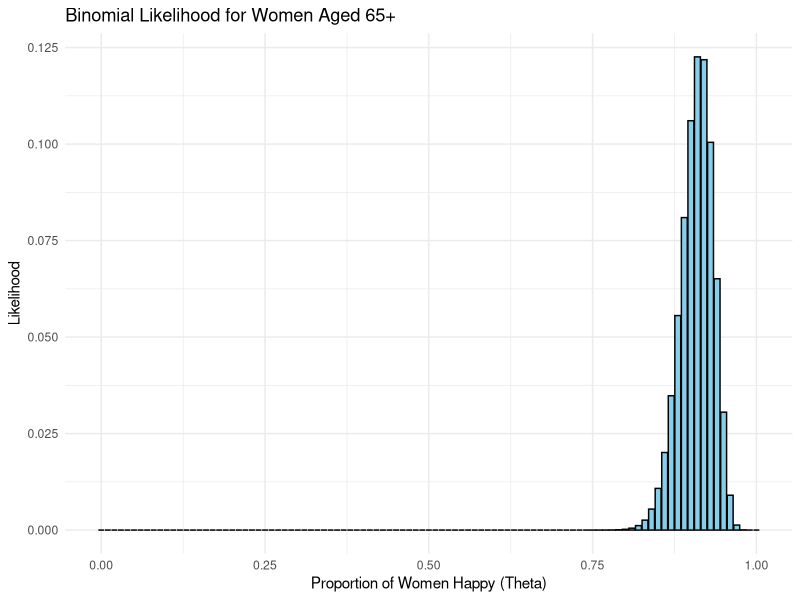
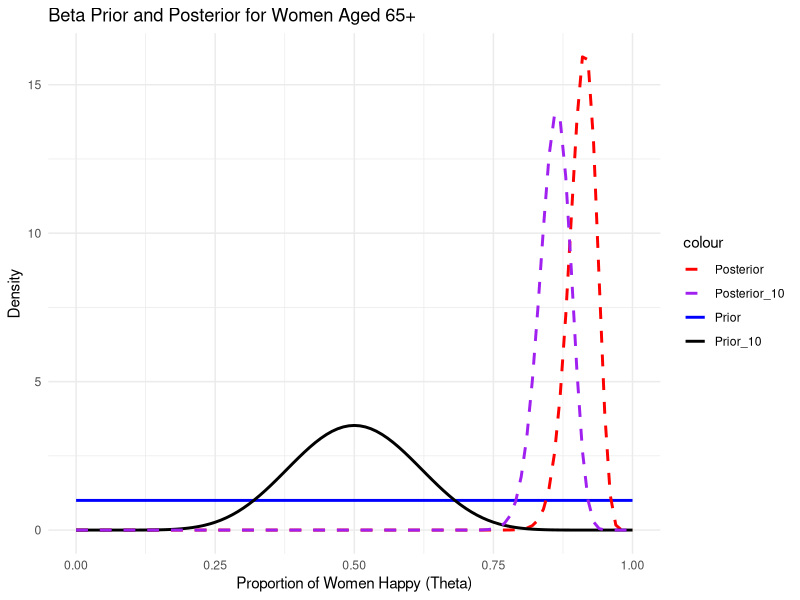

These charts were generated, in order, by the following R code:
## ---- chunk 1
x <- 118
n <- 129
mle <- x/n
z <- 1.96
se <- sqrt((mle*(1-mle))/n)
lower_bound <- mle - z*se
upper_bound <- mle + z*se
confidence_interval <- c(lower_bound,upper_bound)
mle
confidence_interval
## ---- chunk 2
alpha_posterior <- 1 + x
beta_posterior <- 1 + n-x
posterior_mean <- alpha_posterior/(alpha_posterior+beta_posterior)
credibility_interval <- qbeta(c(0.025,0.975),alpha_posterior,beta_posterior)
posterior_mean
credibility_interval
## ---- chunk 3
alpha_posterior_new <- 10 + x
beta_posterior_new <- 10 + n-x
posterior_mean_new <- alpha_posterior_new/(alpha_posterior_new + beta_posterior_new)
credibility_interval_new <- qbeta(c(0.025,0.975),alpha_posterior_new,beta_posterior_new)
posterior_mean_new
credibility_interval_new
## ---- chunk 4
library(ggplot2)

theta_values <- seq(0, 1, by = 0.01)
likelihood <- dbinom(x, size = n, prob = theta_values)
data <- data.frame(theta = theta_values, likelihood = likelihood)

ggplot(data, aes(x = theta, y = likelihood)) +
  geom_histogram(stat = "identity", fill = "skyblue", color = "black", bins = 30) +
  labs(title = "Binomial Likelihood for Women Aged 65+",
       x = "Proportion of Women Happy (Theta)",
       y = "Likelihood") +
  theme_minimal()

## ---- chunk 5

library(ggplot2)

beta_pdf <- function(theta, alpha, beta) {
  dbeta(theta, shape1 = alpha, shape2 = beta)
}

ggplot(data, aes(x = theta)) +
  stat_function(fun = beta_pdf, args = list(alpha = 1, beta = 1),
                geom = "line", aes(color = "Prior"), size = 1) +
  stat_function(fun = beta_pdf, args = list(alpha = alpha_posterior, beta = beta_posterior),
                geom = "line", aes(color = "Posterior"), size = 1, linetype = "dashed") +

  stat_function(fun = beta_pdf, args = list(alpha = 10, beta = 10),
                geom = "line", aes(color = "Prior_10"), size = 1) +
  stat_function(fun = beta_pdf, args = list(alpha = alpha_posterior_new, beta = beta_posterior_new),
                geom = "line", aes(color = "Posterior_10"), size = 1, linetype = "dashed") +
  labs(title = "Beta Prior and Posterior for Women Aged 65+",
       x = "Proportion of Women Happy (Theta)",
       y = "Density") +
  scale_color_manual(values = c("Prior" = "blue", "Posterior" = "red","Prior_10"="black","Posterior_10"="purple")) +
  theme_minimal()


## ---- chunk 6
b = 251527
g = 241945

probability <- pbeta(0.5,b+1,g+1)
probability

